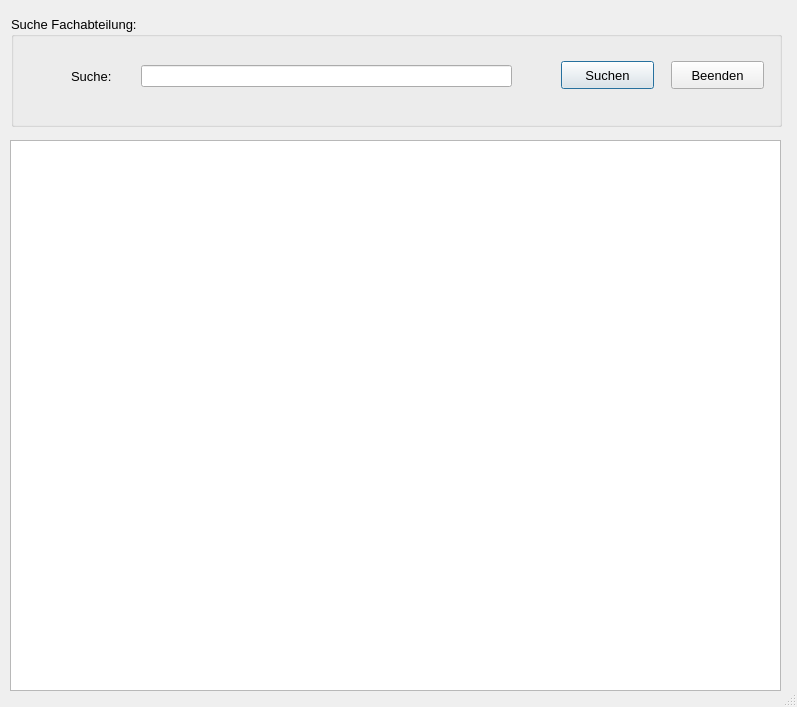
<?xml version="1.0" encoding="UTF-8"?>
<ui version="4.0">
 <class>Dialog</class>
 <widget class="QDialog" name="Dialog">
  <property name="geometry">
   <rect>
    <x>0</x>
    <y>0</y>
    <width>797</width>
    <height>707</height>
   </rect>
  </property>
  <property name="minimumSize">
   <size>
    <width>797</width>
    <height>703</height>
   </size>
  </property>
  <property name="windowTitle">
   <string>Suche</string>
  </property>
  <property name="sizeGripEnabled">
   <bool>true</bool>
  </property>
  <widget class="QTableWidget" name="twAnzeige_suche">
   <property name="geometry">
    <rect>
     <x>10</x>
     <y>140</y>
     <width>771</width>
     <height>551</height>
    </rect>
   </property>
   <property name="font">
    <font>
     <pointsize>10</pointsize>
    </font>
   </property>
   <property name="editTriggers">
    <set>QAbstractItemView::NoEditTriggers</set>
   </property>
   <property name="alternatingRowColors">
    <bool>true</bool>
   </property>
  </widget>
  <widget class="QGroupBox" name="gbSuche">
   <property name="geometry">
    <rect>
     <x>11</x>
     <y>16</y>
     <width>771</width>
     <height>111</height>
    </rect>
   </property>
   <property name="font">
    <font>
     <pointsize>10</pointsize>
    </font>
   </property>
   <property name="title">
    <string>Suche Fachabteilung:</string>
   </property>
   <widget class="QPushButton" name="btSuchen">
    <property name="geometry">
     <rect>
      <x>550</x>
      <y>45</y>
      <width>93</width>
      <height>28</height>
     </rect>
    </property>
    <property name="font">
     <font>
      <pointsize>10</pointsize>
     </font>
    </property>
    <property name="text">
     <string>Suchen</string>
    </property>
    <property name="icon">
     <iconset>
      <normaloff>../../_Symbole/UsedSymbols/searchmagnifierinterfacesymbol1_79893.ico</normaloff>../../_Symbole/UsedSymbols/searchmagnifierinterfacesymbol1_79893.ico</iconset>
    </property>
   </widget>
   <widget class="QPushButton" name="pB_BEENDEN">
    <property name="geometry">
     <rect>
      <x>660</x>
      <y>45</y>
      <width>93</width>
      <height>28</height>
     </rect>
    </property>
    <property name="font">
     <font>
      <pointsize>10</pointsize>
     </font>
    </property>
    <property name="text">
     <string>Beenden</string>
    </property>
    <property name="icon">
     <iconset>
      <normaloff>../../_Symbole/UsedSymbols/log-out_icon-icons.com_50106.ico</normaloff>../../_Symbole/UsedSymbols/log-out_icon-icons.com_50106.ico</iconset>
    </property>
   </widget>
   <widget class="QLabel" name="lbSuche">
    <property name="geometry">
     <rect>
      <x>60</x>
      <y>52</y>
      <width>91</width>
      <height>16</height>
     </rect>
    </property>
    <property name="font">
     <font>
      <pointsize>10</pointsize>
     </font>
    </property>
    <property name="text">
     <string>Suche:</string>
    </property>
   </widget>
   <widget class="QLineEdit" name="leSuche">
    <property name="geometry">
     <rect>
      <x>130</x>
      <y>49</y>
      <width>371</width>
      <height>22</height>
     </rect>
    </property>
    <property name="font">
     <font>
      <pointsize>10</pointsize>
     </font>
    </property>
   </widget>
  </widget>
 </widget>
 <resources/>
 <connections/>
</ui>
